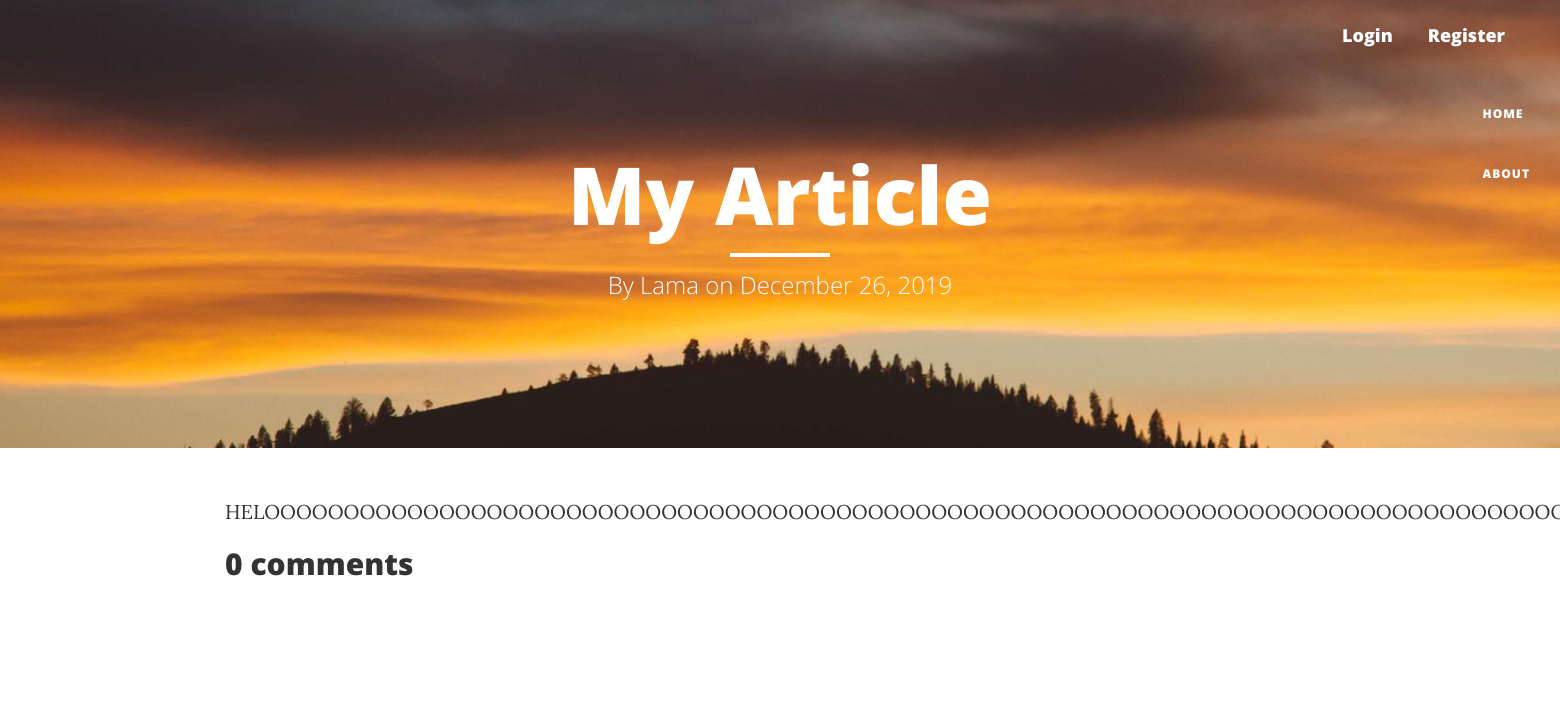
/article/44/, run on an earlier commit of the app's database.
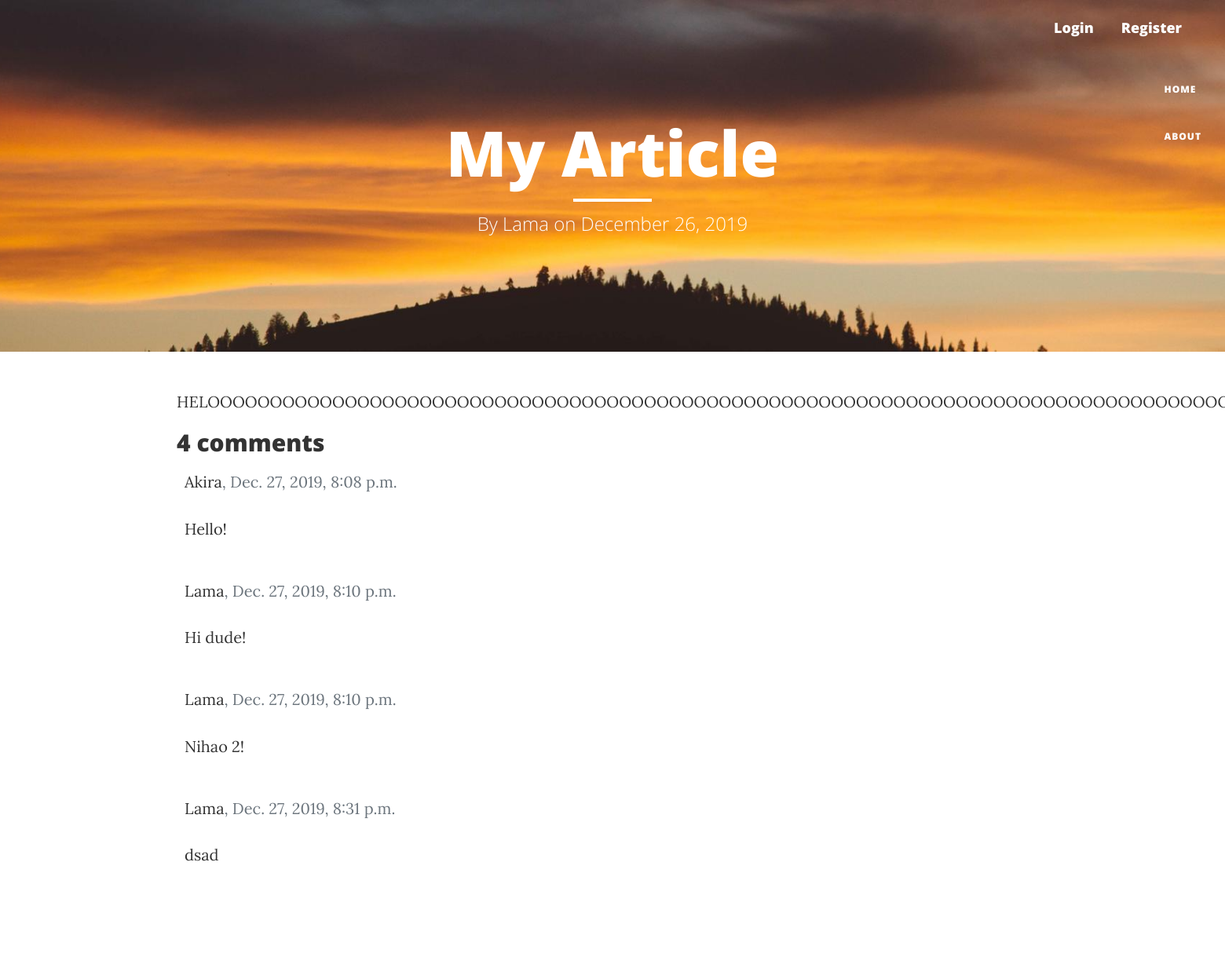
And on a later commit of the database.
### blog/models.py (models this page shows, shortened)
class Article(models.Model):
    title = models.CharField(max_length=100)
    intro = models.CharField(max_length=500, null=True)
    content = models.TextField()
    date_posted = models.DateTimeField(default=timezone.now)
    author = models.ForeignKey(User, on_delete=models.CASCADE, related_name='articles')

class Comment(models.Model):
    article = models.ForeignKey(Article, on_delete=models.CASCADE, related_name='comments')
    body = models.TextField()
    created_on = models.DateTimeField(default=timezone.now)
    active = models.BooleanField(default=False)
    author = models.ForeignKey(User, on_delete=models.CASCADE, related_name='comments')
    class Meta:
        ordering = ['created_on']

### blog/views.py (the view)
# urls.py: path('article/<int:pk>/', article_detail, name='article-detail'),
def article_detail(request, pk=None):
    template_name = 'blog/article_detail.html'
    article = get_object_or_404(Article, pk=pk)
    user = request.user
    comments = article.comments.filter()
    new_comment = None
    if request.method == 'POST':
        form = CommentForm(data=request.POST)
        if form.is_valid():
            new_comment = form.save(commit=False)
            new_comment.article = article
            new_comment.author = user
            new_comment.save()
            return redirect(request.get_full_path())
    else:
        form = CommentForm()
    return render(request, template_name, {'article': article,
                                           'comments': comments,
                                           'new_comment': new_comment,
                                           'form': form})

### blog/templates/blog/article_detail.html (shortened to what this page needs)
{% extends "blog/basic.html" %}
{% load crispy_forms_tags %}
{% block header %}
<h1>{{ article.title }}</h1>
<hr class="small">
<span class="subheading">By {{ article.author }} on {{ article.date_posted|date:"F d, Y" }}</span>
{% endblock header %}
{% block content %}
<div class="media-body">
    <div class="article-content">{{ article.content }}</div>
</div>
<h2>{{ comments.count }} comments</h2>
{% for comment in comments %}
<div class="comments" style="padding: 10px;">
    <span class=" text-muted font-weight-normal">
        <a href="#">{{ comment.author.username }}</a>, {{ comment.created_on }}
    </span>
  {{ comment.body | linebreaks }}
</div>
{% endfor %}
<div class="card-body">
</div>
{% endblock content %}

### blog/templates/blog/basic.html (shortened to what this page needs)
{% load static %}
<!DOCTYPE html>
<html lang="en">
<head>
    <link rel="stylesheet" href="https://maxcdn.bootstrapcdn.com/bootstrap/4.0.0/css/bootstrap.min.css"
>
    <link href="{% static 'blog/css/bootstrap.min.css' %}" rel="stylesheet" type="text/css">
    <link href="{% static 'blog/css/clean-blog.min.css' %}" rel="stylesheet" type="text/css">
    <link href="{% static 'blog/css/font-awesome.min.css' %}" rel="stylesheet" type="text/css">
</head>
<body>
    <nav class="navbar navbar-default navbar-custom navbar-fixed-top">
        <div class="container-fluid">
            <div class="nav navbar-header navbar-right">
                {% if user.is_authenticated %}
                    <a class="navbar-brand" href="{% url 'profile' %}">Profile</a>
                    <a class="navbar-brand" href="{% url 'logout' %}">Logout</a>
                {% else %}
                    <a class="navbar-brand" href="{% url 'login' %}">Login</a>
                    <a class="navbar-brand" href="{% url 'register' %}">Register</a>
                {% endif %}
            </div>
            <div class="collapse navbar-collapse" id="bs-example-navbar-collapse-1">
                <br>
                <ul class="nav navbar-nav navbar-right">
                    <li>
                        <a href="{% url 'blog-home' %}">Home</a>
                    </li>
                    <li>
                        <a href="{% url 'blog-about' %}">About</a>
                    </li>
                </ul>
            </div>
        </div>
    </nav>
    <header class="intro-header" style="background-image: url('{% static 'blog/media/background-image.jpg' %}')">
        <div class="container">
            <div class="row">
                <div class="col-lg-8 col-lg-offset-2 col-md-10 col-md-offset-1">
                    <div class="site-heading">
                        {% block header %} {% endblock header %}
                    </div>
                </div>
            </div>
        </div>
    </header>
    <div class="container" style="padding-bottom: 5%">
        {% block content %} {% endblock content %}
    </div>
</body>
</html>

What changed in the data, as far as the page shows it:
added Comment: author.username "Akira", created_on "Dec. 27, 2019, 8:08 p.m.", body "Hello!"
added Comment: author.username "Lama", created_on "Dec. 27, 2019, 8:10 p.m.", body "Hi dude!"
added Comment: author.username "Lama", created_on "Dec. 27, 2019, 8:10 p.m.", body "Nihao 2!"
added Comment: author.username "Lama", created_on "Dec. 27, 2019, 8:31 p.m.", body "dsad"
Also different on the page:
{{ comments.count }}: "0" → "4"
